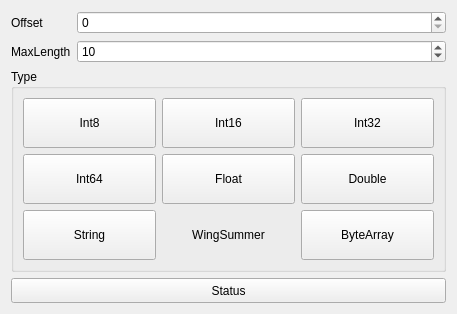
<?xml version="1.0" encoding="UTF-8"?>
<ui version="4.0">
 <class>ReaderTestForm</class>
 <widget class="QWidget" name="ReaderTestForm">
  <property name="geometry">
   <rect>
    <x>0</x>
    <y>0</y>
    <width>457</width>
    <height>243</height>
   </rect>
  </property>
  <property name="windowTitle">
   <string notr="true"/>
  </property>
  <layout class="QVBoxLayout" name="verticalLayout">
   <item>
    <layout class="QFormLayout" name="formLayout">
     <item row="0" column="0">
      <widget class="QLabel" name="label_4">
       <property name="text">
        <string>Offset</string>
       </property>
      </widget>
     </item>
     <item row="0" column="1">
      <widget class="QSpinBox" name="sbOffset"/>
     </item>
     <item row="1" column="1">
      <widget class="QSpinBox" name="sbLen">
       <property name="minimum">
        <number>1</number>
       </property>
       <property name="maximum">
        <number>100</number>
       </property>
       <property name="value">
        <number>10</number>
       </property>
      </widget>
     </item>
     <item row="1" column="0">
      <widget class="QLabel" name="label_5">
       <property name="toolTip">
        <string>ValidWhenByteArray</string>
       </property>
       <property name="text">
        <string>MaxLength</string>
       </property>
      </widget>
     </item>
    </layout>
   </item>
   <item>
    <widget class="QGroupBox" name="groupBox">
     <property name="minimumSize">
      <size>
       <width>0</width>
       <height>150</height>
      </size>
     </property>
     <property name="title">
      <string>Type</string>
     </property>
     <layout class="QGridLayout" name="gridLayout" rowminimumheight="50,50,50">
      <property name="sizeConstraint">
       <enum>QLayout::SetMinAndMaxSize</enum>
      </property>
      <item row="0" column="0">
       <widget class="QPushButton" name="btnReadInt8">
        <property name="sizePolicy">
         <sizepolicy hsizetype="Minimum" vsizetype="Preferred">
          <horstretch>0</horstretch>
          <verstretch>0</verstretch>
         </sizepolicy>
        </property>
        <property name="text">
         <string notr="true">Int8</string>
        </property>
       </widget>
      </item>
      <item row="0" column="1">
       <widget class="QPushButton" name="btnReadInt16">
        <property name="sizePolicy">
         <sizepolicy hsizetype="Minimum" vsizetype="Preferred">
          <horstretch>0</horstretch>
          <verstretch>0</verstretch>
         </sizepolicy>
        </property>
        <property name="text">
         <string notr="true">Int16</string>
        </property>
       </widget>
      </item>
      <item row="0" column="2">
       <widget class="QPushButton" name="btnReadInt32">
        <property name="sizePolicy">
         <sizepolicy hsizetype="Minimum" vsizetype="Preferred">
          <horstretch>0</horstretch>
          <verstretch>0</verstretch>
         </sizepolicy>
        </property>
        <property name="text">
         <string notr="true">Int32</string>
        </property>
       </widget>
      </item>
      <item row="1" column="0">
       <widget class="QPushButton" name="btnReadInt64">
        <property name="sizePolicy">
         <sizepolicy hsizetype="Minimum" vsizetype="Preferred">
          <horstretch>0</horstretch>
          <verstretch>0</verstretch>
         </sizepolicy>
        </property>
        <property name="text">
         <string notr="true">Int64</string>
        </property>
       </widget>
      </item>
      <item row="1" column="1">
       <widget class="QPushButton" name="btnReadFloat">
        <property name="sizePolicy">
         <sizepolicy hsizetype="Minimum" vsizetype="Preferred">
          <horstretch>0</horstretch>
          <verstretch>0</verstretch>
         </sizepolicy>
        </property>
        <property name="text">
         <string notr="true">Float</string>
        </property>
       </widget>
      </item>
      <item row="1" column="2">
       <widget class="QPushButton" name="btnReadDouble">
        <property name="sizePolicy">
         <sizepolicy hsizetype="Minimum" vsizetype="Preferred">
          <horstretch>0</horstretch>
          <verstretch>0</verstretch>
         </sizepolicy>
        </property>
        <property name="text">
         <string notr="true">Double</string>
        </property>
       </widget>
      </item>
      <item row="2" column="0">
       <widget class="QPushButton" name="btnReadString">
        <property name="sizePolicy">
         <sizepolicy hsizetype="Minimum" vsizetype="Preferred">
          <horstretch>0</horstretch>
          <verstretch>0</verstretch>
         </sizepolicy>
        </property>
        <property name="text">
         <string notr="true">String</string>
        </property>
       </widget>
      </item>
      <item row="2" column="2">
       <widget class="QPushButton" name="btnReadByteArray">
        <property name="sizePolicy">
         <sizepolicy hsizetype="Minimum" vsizetype="Preferred">
          <horstretch>0</horstretch>
          <verstretch>0</verstretch>
         </sizepolicy>
        </property>
        <property name="text">
         <string notr="true">ByteArray</string>
        </property>
       </widget>
      </item>
      <item row="2" column="1">
       <widget class="QLabel" name="label">
        <property name="text">
         <string notr="true">WingSummer</string>
        </property>
        <property name="alignment">
         <set>Qt::AlignCenter</set>
        </property>
       </widget>
      </item>
     </layout>
    </widget>
   </item>
   <item>
    <widget class="QPushButton" name="btnStatus">
     <property name="minimumSize">
      <size>
       <width>0</width>
       <height>25</height>
      </size>
     </property>
     <property name="text">
      <string>Status</string>
     </property>
    </widget>
   </item>
  </layout>
 </widget>
 <resources/>
 <connections/>
</ui>
